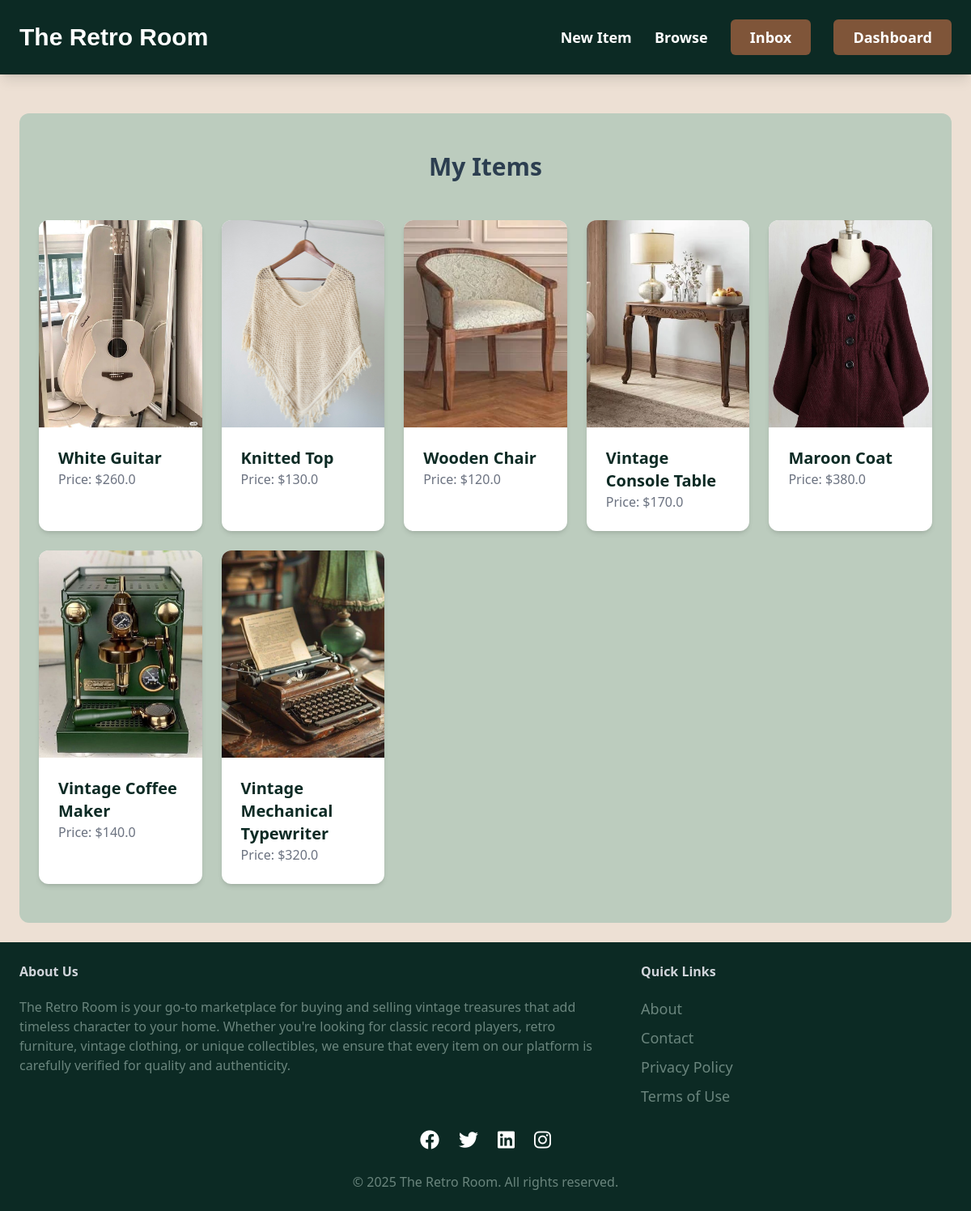
The page /dashboard/ (signed in) on the database its author committed.
### item/models.py (models this page shows, shortened)
class Item(models.Model):
    category = models.ForeignKey(Category, related_name='items', on_delete=models.CASCADE)
    name = models.CharField(max_length=255)
    description = models.TextField(blank=True, null=True)
    price = models.FloatField()
    image = models.ImageField(upload_to='item_images', blank=True, null=True)
    is_sold = models.BooleanField(default=False)
    created_by = models.ForeignKey(User, related_name='items', on_delete=models.CASCADE)
    created_at = models.DateTimeField(auto_now_add=True)

### dashboard/views.py (the view)
# urls.py: path('', views.index, name='index'),
@login_required
def index(request):
    items = Item.objects.filter(created_by=request.user)
    return render(request, 'dashboard/index.html', {
        'items': items,
    })

### dashboard/templates/dashboard/index.html (shortened to what this page needs)
{% extends 'core/base.html' %}
{% block content %}
    <div class="mt-6 px-6 py-12 bg-[#BCCCBE] rounded-xl">
        <h2 class="mb-12 text-3xl text-center font-semibold text-[#2C3E50]">My Items</h2>
        <div class="col-span-3">
            <div class="grid grid-cols-5 gap-6">
                {% for item in items %}
                    <div class="group relative bg-white rounded-xl overflow-hidden shadow-md hover:shadow-lg transition-all duration-300 ease-in-out">
                        <a href="{% url 'item:detail' item.id %}">
                            <div class="w-full h-64">
                                <img src="{{ item.image.url }}" alt="{{ item.name }}" class="w-full h-full object-cover transition-all duration-300 ease-in-out group-hover:scale-110">
                            </div>
                            <div class="p-6">
                                <h2 class="text-xl font-semibold text-[#0C2A24]">{{ item.name }}</h2>
                                <p class="text-gray-500">Price: ${{ item.price }}</p>
                            </div>
                        </a>
                    </div>
                {% endfor %}
            </div>
        </div>
    </div>
{% endblock %}

### rows shown on the page
Item: image (picture), name "White Guitar", price "260.0"
Item: image (picture), name "Knitted Top", price "130.0"
Item: image (picture), name "Wooden Chair", price "120.0"
Item: image (picture), name "Vintage Console Table", price "170.0"
Item: image (picture), name "Maroon Coat", price "380.0"
Item: image (picture), name "Vintage Coffee Maker", price "140.0"
Item: image (picture), name "Vintage Mechanical Typewriter", price "320.0"
